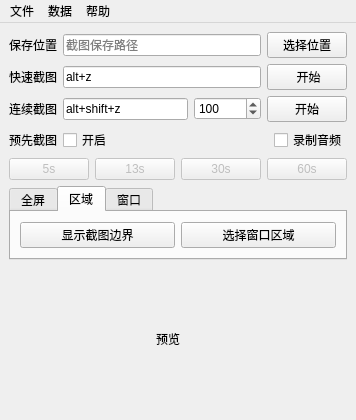
<?xml version="1.0" encoding="UTF-8"?>
<ui version="4.0">
 <class>MainWindow</class>
 <widget class="QMainWindow" name="MainWindow">
  <property name="geometry">
   <rect>
    <x>0</x>
    <y>0</y>
    <width>340</width>
    <height>420</height>
   </rect>
  </property>
  <property name="windowTitle">
   <string>鸽鸽子时光截图</string>
  </property>
  <widget class="QWidget" name="centralwidget">
   <layout class="QVBoxLayout" name="verticalLayout" stretch="0,0,0,0,0,1">
    <item>
     <layout class="QHBoxLayout" name="horizontalLayout">
      <item>
       <widget class="QLabel" name="label_2">
        <property name="text">
         <string>保存位置</string>
        </property>
       </widget>
      </item>
      <item>
       <widget class="QLineEdit" name="pathEdit">
        <property name="placeholderText">
         <string>截图保存路径</string>
        </property>
       </widget>
      </item>
      <item>
       <widget class="QPushButton" name="selectDirButton">
        <property name="text">
         <string>选择位置</string>
        </property>
       </widget>
      </item>
     </layout>
    </item>
    <item>
     <layout class="QHBoxLayout" name="horizontalLayout_3">
      <item>
       <widget class="QLabel" name="label">
        <property name="toolTip">
         <string>&lt;html&gt;&lt;head/&gt;&lt;body&gt;&lt;p&gt;为着后来的回忆，小心着意地描绘你现在的图画&lt;/p&gt;&lt;/body&gt;&lt;/html&gt;</string>
        </property>
        <property name="text">
         <string>快速截图</string>
        </property>
       </widget>
      </item>
      <item>
       <widget class="QLineEdit" name="fastCaptureEdit">
        <property name="text">
         <string>alt+z</string>
        </property>
        <property name="placeholderText">
         <string>快捷键</string>
        </property>
       </widget>
      </item>
      <item>
       <widget class="QPushButton" name="fastCaptureShortcut">
        <property name="text">
         <string> 开始</string>
        </property>
       </widget>
      </item>
     </layout>
    </item>
    <item>
     <layout class="QHBoxLayout" name="horizontalLayout_6">
      <property name="topMargin">
       <number>0</number>
      </property>
      <item>
       <widget class="QLabel" name="label_3">
        <property name="toolTip">
         <string>&lt;html&gt;&lt;head/&gt;&lt;body&gt;&lt;p&gt;往者不可谏，来者犹可追&lt;/p&gt;&lt;/body&gt;&lt;/html&gt;</string>
        </property>
        <property name="text">
         <string>连续截图</string>
        </property>
       </widget>
      </item>
      <item>
       <widget class="QLineEdit" name="serialCaptureEdit">
        <property name="text">
         <string>alt+shift+z</string>
        </property>
       </widget>
      </item>
      <item>
       <widget class="QSpinBox" name="spinBox">
        <property name="sizePolicy">
         <sizepolicy hsizetype="Minimum" vsizetype="Fixed">
          <horstretch>0</horstretch>
          <verstretch>0</verstretch>
         </sizepolicy>
        </property>
        <property name="toolTip">
         <string>&lt;html&gt;&lt;head/&gt;&lt;body&gt;&lt;p&gt;连续截图/预先截图 每两帧之间的间隔，单位：毫秒&lt;/p&gt;&lt;/body&gt;&lt;/html&gt;</string>
        </property>
        <property name="minimum">
         <number>7</number>
        </property>
        <property name="maximum">
         <number>3600000</number>
        </property>
        <property name="singleStep">
         <number>20</number>
        </property>
        <property name="value">
         <number>100</number>
        </property>
       </widget>
      </item>
      <item>
       <widget class="QPushButton" name="serialCaptureShortcut">
        <property name="text">
         <string>开始</string>
        </property>
       </widget>
      </item>
     </layout>
    </item>
    <item>
     <layout class="QVBoxLayout" name="verticalLayout_6">
      <property name="spacing">
       <number>6</number>
      </property>
      <property name="topMargin">
       <number>0</number>
      </property>
      <item>
       <layout class="QHBoxLayout" name="horizontalLayout_2">
        <property name="leftMargin">
         <number>0</number>
        </property>
        <property name="topMargin">
         <number>0</number>
        </property>
        <item>
         <widget class="QLabel" name="label_5">
          <property name="toolTip">
           <string>&lt;html&gt;&lt;head/&gt;&lt;body&gt;&lt;p&gt;不要等到日子过去了才找出它们的可爱之点&lt;/p&gt;&lt;/body&gt;&lt;/html&gt;</string>
          </property>
          <property name="text">
           <string>预先截图</string>
          </property>
         </widget>
        </item>
        <item>
         <widget class="QCheckBox" name="prevCaptureCheckBox">
          <property name="toolTip">
           <string>&lt;html&gt;&lt;head/&gt;&lt;body&gt;&lt;p&gt;提前进行【连续截图】操作，点击下方按钮保存前x秒连续截图&lt;/p&gt;&lt;p&gt;注意：将占用大量内存，关闭后会清理所有未保存的截图&lt;/p&gt;&lt;/body&gt;&lt;/html&gt;</string>
          </property>
          <property name="text">
           <string>开启</string>
          </property>
         </widget>
        </item>
        <item>
         <spacer name="horizontalSpacer">
          <property name="orientation">
           <enum>Qt::Horizontal</enum>
          </property>
          <property name="sizeHint" stdset="0">
           <size>
            <width>40</width>
            <height>20</height>
           </size>
          </property>
         </spacer>
        </item>
        <item>
         <widget class="QCheckBox" name="recordAudioCheckBox">
          <property name="toolTip">
           <string>&lt;html&gt;&lt;head/&gt;&lt;body&gt;&lt;p&gt;控制面板-声音设置-录制-立体声混音-启用&lt;/p&gt;&lt;p&gt;否则无法录制声音&lt;/p&gt;&lt;/body&gt;&lt;/html&gt;</string>
          </property>
          <property name="text">
           <string>录制音频</string>
          </property>
         </widget>
        </item>
       </layout>
      </item>
      <item>
       <layout class="QHBoxLayout" name="horizontalLayout_9">
        <property name="sizeConstraint">
         <enum>QLayout::SetMinimumSize</enum>
        </property>
        <property name="leftMargin">
         <number>0</number>
        </property>
        <property name="topMargin">
         <number>0</number>
        </property>
        <item>
         <widget class="QPushButton" name="capturePrev5sButton">
          <property name="enabled">
           <bool>false</bool>
          </property>
          <property name="toolTip">
           <string/>
          </property>
          <property name="text">
           <string>5s</string>
          </property>
          <property name="shortcut">
           <string>Ctrl+1</string>
          </property>
         </widget>
        </item>
        <item>
         <widget class="QPushButton" name="capturePrev13sButton">
          <property name="enabled">
           <bool>false</bool>
          </property>
          <property name="toolTip">
           <string/>
          </property>
          <property name="text">
           <string>13s</string>
          </property>
          <property name="shortcut">
           <string>Ctrl+2</string>
          </property>
         </widget>
        </item>
        <item>
         <widget class="QPushButton" name="capturePrev30sButton">
          <property name="enabled">
           <bool>false</bool>
          </property>
          <property name="text">
           <string>30s</string>
          </property>
          <property name="shortcut">
           <string>Ctrl+3</string>
          </property>
          <property name="flat">
           <bool>false</bool>
          </property>
         </widget>
        </item>
        <item>
         <widget class="QPushButton" name="capturePrev60sButton">
          <property name="enabled">
           <bool>false</bool>
          </property>
          <property name="text">
           <string>60s</string>
          </property>
          <property name="shortcut">
           <string>Ctrl+4</string>
          </property>
         </widget>
        </item>
       </layout>
      </item>
     </layout>
    </item>
    <item>
     <widget class="QTabWidget" name="modeTab">
      <property name="currentIndex">
       <number>1</number>
      </property>
      <widget class="QWidget" name="fullScreen">
       <attribute name="title">
        <string>全屏</string>
       </attribute>
       <layout class="QVBoxLayout" name="verticalLayout_3">
        <item>
         <layout class="QHBoxLayout" name="horizontalLayout_4" stretch="0,1">
          <item>
           <widget class="QLabel" name="label_4">
            <property name="text">
             <string>目标显示器</string>
            </property>
           </widget>
          </item>
          <item>
           <widget class="QComboBox" name="screensCombo"/>
          </item>
         </layout>
        </item>
       </layout>
      </widget>
      <widget class="QWidget" name="screenArea">
       <attribute name="title">
        <string>区域</string>
       </attribute>
       <layout class="QVBoxLayout" name="verticalLayout_4">
        <item>
         <layout class="QHBoxLayout" name="horizontalLayout_7">
          <item>
           <widget class="QPushButton" name="showAreaSelector">
            <property name="text">
             <string>显示截图边界</string>
            </property>
           </widget>
          </item>
          <item>
           <widget class="QPushButton" name="selectScreenWindow">
            <property name="text">
             <string>选择窗口区域</string>
            </property>
           </widget>
          </item>
         </layout>
        </item>
       </layout>
      </widget>
      <widget class="QWidget" name="oneWindow">
       <attribute name="title">
        <string>窗口</string>
       </attribute>
       <layout class="QVBoxLayout" name="verticalLayout_5">
        <item>
         <layout class="QHBoxLayout" name="horizontalLayout_8" stretch="0,1,0">
          <item>
           <widget class="QLabel" name="label_6">
            <property name="toolTip">
             <string>&lt;html&gt;&lt;head/&gt;&lt;body&gt;&lt;p&gt;需要在任务栏的窗口才能截到图&lt;/p&gt;&lt;p&gt;允许目标窗口被遮挡（非最小化）&lt;/p&gt;&lt;/body&gt;&lt;/html&gt;</string>
            </property>
            <property name="text">
             <string>目标窗口</string>
            </property>
           </widget>
          </item>
          <item>
           <widget class="QComboBox" name="windowsCombo"/>
          </item>
          <item>
           <widget class="QPushButton" name="refreshWindows">
            <property name="text">
             <string>刷新</string>
            </property>
           </widget>
          </item>
         </layout>
        </item>
       </layout>
      </widget>
     </widget>
    </item>
    <item>
     <layout class="QHBoxLayout" name="horizontalLayout_5" stretch="1,0">
      <property name="sizeConstraint">
       <enum>QLayout::SetMaximumSize</enum>
      </property>
      <item>
       <widget class="QLabel" name="previewLabel">
        <property name="text">
         <string>预览</string>
        </property>
        <property name="alignment">
         <set>Qt::AlignCenter</set>
        </property>
       </widget>
      </item>
      <item>
       <layout class="QVBoxLayout" name="verticalLayout_2">
        <property name="leftMargin">
         <number>0</number>
        </property>
        <item>
         <spacer name="verticalSpacer">
          <property name="orientation">
           <enum>Qt::Vertical</enum>
          </property>
          <property name="sizeHint" stdset="0">
           <size>
            <width>20</width>
            <height>40</height>
           </size>
          </property>
         </spacer>
        </item>
       </layout>
      </item>
     </layout>
    </item>
   </layout>
  </widget>
  <widget class="QMenuBar" name="menubar">
   <property name="geometry">
    <rect>
     <x>0</x>
     <y>0</y>
     <width>340</width>
     <height>21</height>
    </rect>
   </property>
   <widget class="QMenu" name="menu">
    <property name="title">
     <string>文件</string>
    </property>
    <addaction name="actionCapture_History"/>
    <addaction name="actionOpen_Directory"/>
   </widget>
   <widget class="QMenu" name="menu_3">
    <property name="title">
     <string>帮助</string>
    </property>
    <addaction name="actionAbout"/>
    <addaction name="actionGitHub"/>
    <addaction name="separator"/>
    <addaction name="actionAudio_Recorder_Settings"/>
    <addaction name="actionRestore_Geometry"/>
    <addaction name="actionPlay_Test_Audio"/>
   </widget>
   <widget class="QMenu" name="menu_2">
    <property name="title">
     <string>数据</string>
    </property>
    <widget class="QMenu" name="menuSave_Area">
     <property name="title">
      <string>保存区域</string>
     </property>
     <addaction name="actionSave_Area_1"/>
     <addaction name="actionSave_Area_2"/>
     <addaction name="actionSave_Area_3"/>
    </widget>
    <widget class="QMenu" name="menuRestore_Area">
     <property name="title">
      <string>读取区域</string>
     </property>
     <addaction name="actionRestore_Area_1"/>
     <addaction name="actionRestore_Area_2"/>
     <addaction name="actionRestore_Area_3"/>
    </widget>
    <widget class="QMenu" name="menuRename_Area">
     <property name="title">
      <string>命名区域</string>
     </property>
     <addaction name="actionRename_Area_1"/>
     <addaction name="actionRename_Area_2"/>
     <addaction name="actionRename_Area_3"/>
    </widget>
    <addaction name="menuSave_Area"/>
    <addaction name="menuRestore_Area"/>
    <addaction name="menuRename_Area"/>
   </widget>
   <addaction name="menu"/>
   <addaction name="menu_2"/>
   <addaction name="menu_3"/>
  </widget>
  <action name="actionAbout">
   <property name="text">
    <string>关于</string>
   </property>
  </action>
  <action name="actionCapture_History">
   <property name="text">
    <string>截图管理</string>
   </property>
  </action>
  <action name="actionOpen_Directory">
   <property name="text">
    <string>打开保存位置</string>
   </property>
  </action>
  <action name="actionRestore_Geometry">
   <property name="text">
    <string>重设选区位置</string>
   </property>
   <property name="toolTip">
    <string>重新设置选区的位置</string>
   </property>
  </action>
  <action name="actionGitHub">
   <property name="text">
    <string>GitHub</string>
   </property>
  </action>
  <action name="actionAudio_Recorder_Settings">
   <property name="text">
    <string>系统音频设置</string>
   </property>
  </action>
  <action name="actionPlay_Test_Audio">
   <property name="text">
    <string>Play Test Audio</string>
   </property>
  </action>
  <action name="actionSave_Area_1">
   <property name="text">
    <string>位置1</string>
   </property>
  </action>
  <action name="actionSave_Area_2">
   <property name="text">
    <string>位置2</string>
   </property>
  </action>
  <action name="actionSave_Area_3">
   <property name="text">
    <string>位置3</string>
   </property>
  </action>
  <action name="actionRestore_Area_1">
   <property name="text">
    <string>位置1</string>
   </property>
  </action>
  <action name="actionRestore_Area_2">
   <property name="text">
    <string>位置2</string>
   </property>
  </action>
  <action name="actionRestore_Area_3">
   <property name="text">
    <string>位置3</string>
   </property>
  </action>
  <action name="actionRename_Area_1">
   <property name="text">
    <string>位置1</string>
   </property>
  </action>
  <action name="actionRename_Area_2">
   <property name="text">
    <string>位置2</string>
   </property>
  </action>
  <action name="actionRename_Area_3">
   <property name="text">
    <string>位置3</string>
   </property>
  </action>
 </widget>
 <resources/>
 <connections/>
</ui>
